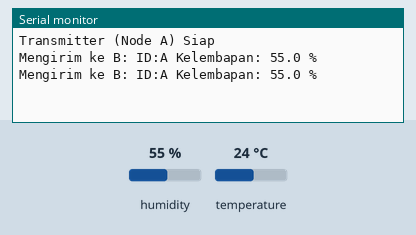
Recording of a sketch running on a simulated ESP32. On the bench: the last lines printed to the serial monitor. The inputs (shaded band) are chosen by the test bench; at power-on: humidity 55 %, temperature 24 °C. No radio packets arrive unless stated.

Above: at 2.9 s.
3.0 s: humidity set to 22 %
At 4.7 s:
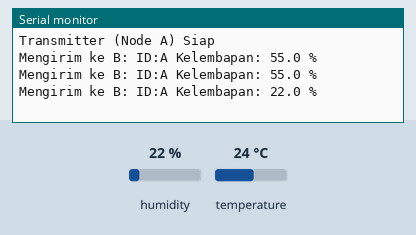
5.8 s: humidity set to 40 %
At 6.9 s:
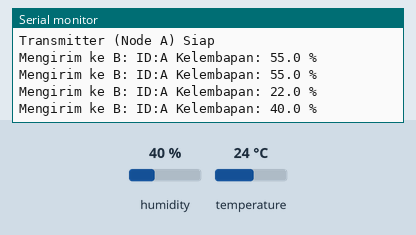
Timing chart, 0 to 8.8 s (numbered marks = the images above; inputs shaded):
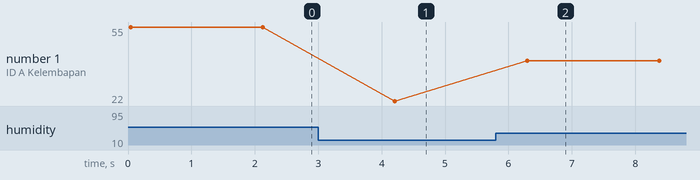

Measured:
- after the input at 3.0 s, the serial monitor: prints a new line after 1.2 s (image 1)
- after the input at 5.8 s, the serial monitor: prints a new line after 0.49 s (image 2)
- plotted number 1: 55 → 22 after the input at 3.0 s, 22 → 40 after the input at 5.8 s

The sketch:

NodeASender.ino
```cpp
#include <SPI.h>
#include <LoRa.h>
#include <DHT.h>

#define CS_PIN 5
#define RST_PIN 14
#define DIO0_PIN 26

#define DHTPIN 4
#define DHTTYPE DHT11
DHT dht(DHTPIN, DHTTYPE);

String idNode = "A";

void setup() {
  Serial.begin(9600);
  while (!Serial);

  dht.begin();

  LoRa.setPins(CS_PIN, RST_PIN, DIO0_PIN);

  if (!LoRa.begin(433E6)) {
    Serial.println("LoRa Gagal Mulai");
    while (1);
  }

  Serial.println("Transmitter (Node A) Siap");
}

void loop() {
  float suhu = dht.readTemperature();
  float kelembapan = dht.readHumidity();
  if (isnan(kelembapan)) {
    Serial.println("Gagal membaca sensor Kelembapan!");
    return;
  }

  String pesan = "ID:" + idNode + " Kelembapan: " + String(kelembapan,1) + " %";
  Serial.println("Mengirim ke B: " + pesan);

  LoRa.beginPacket();
  LoRa.print(pesan);
  LoRa.endPacket();
  delay(2000);
}
```
